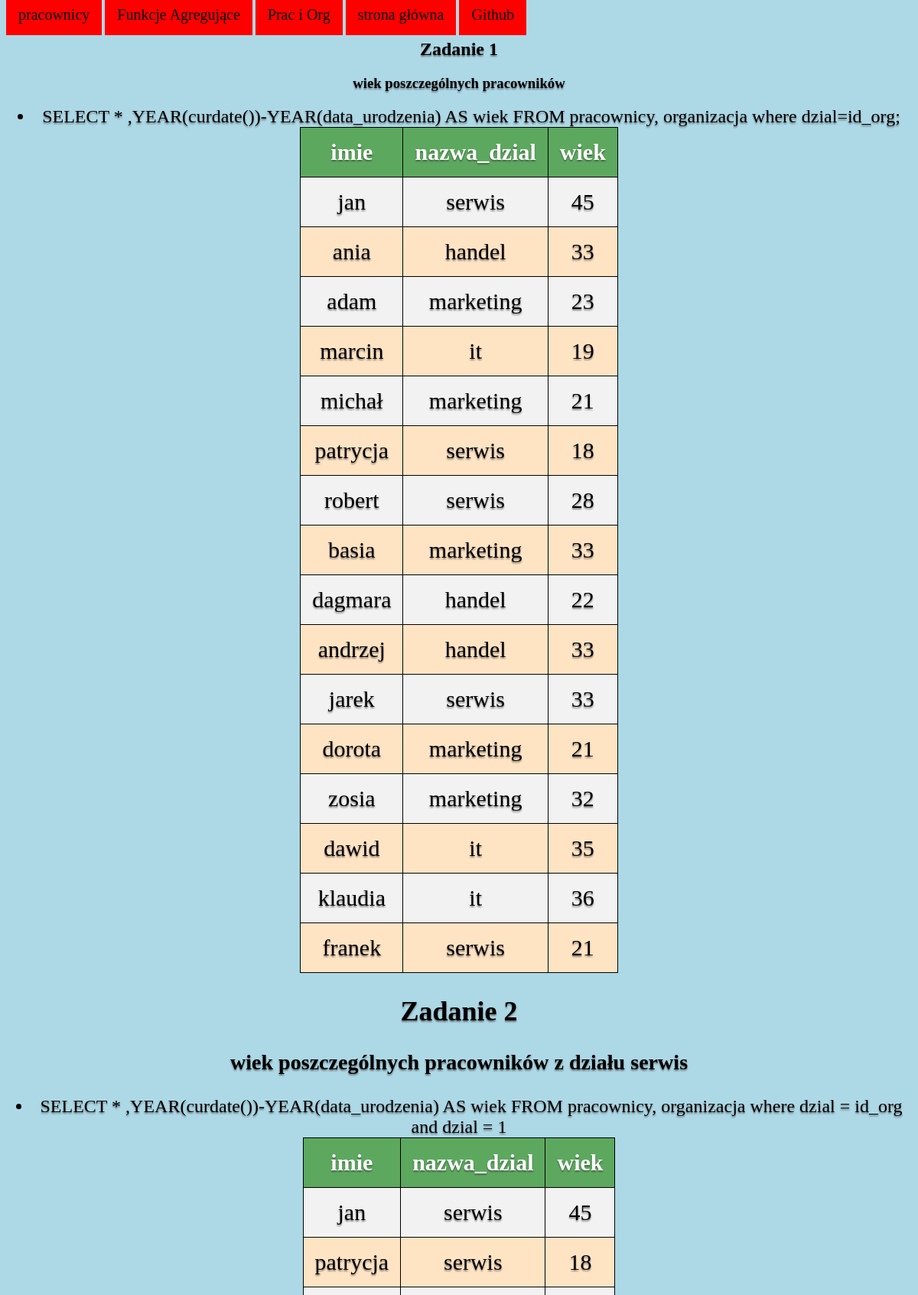
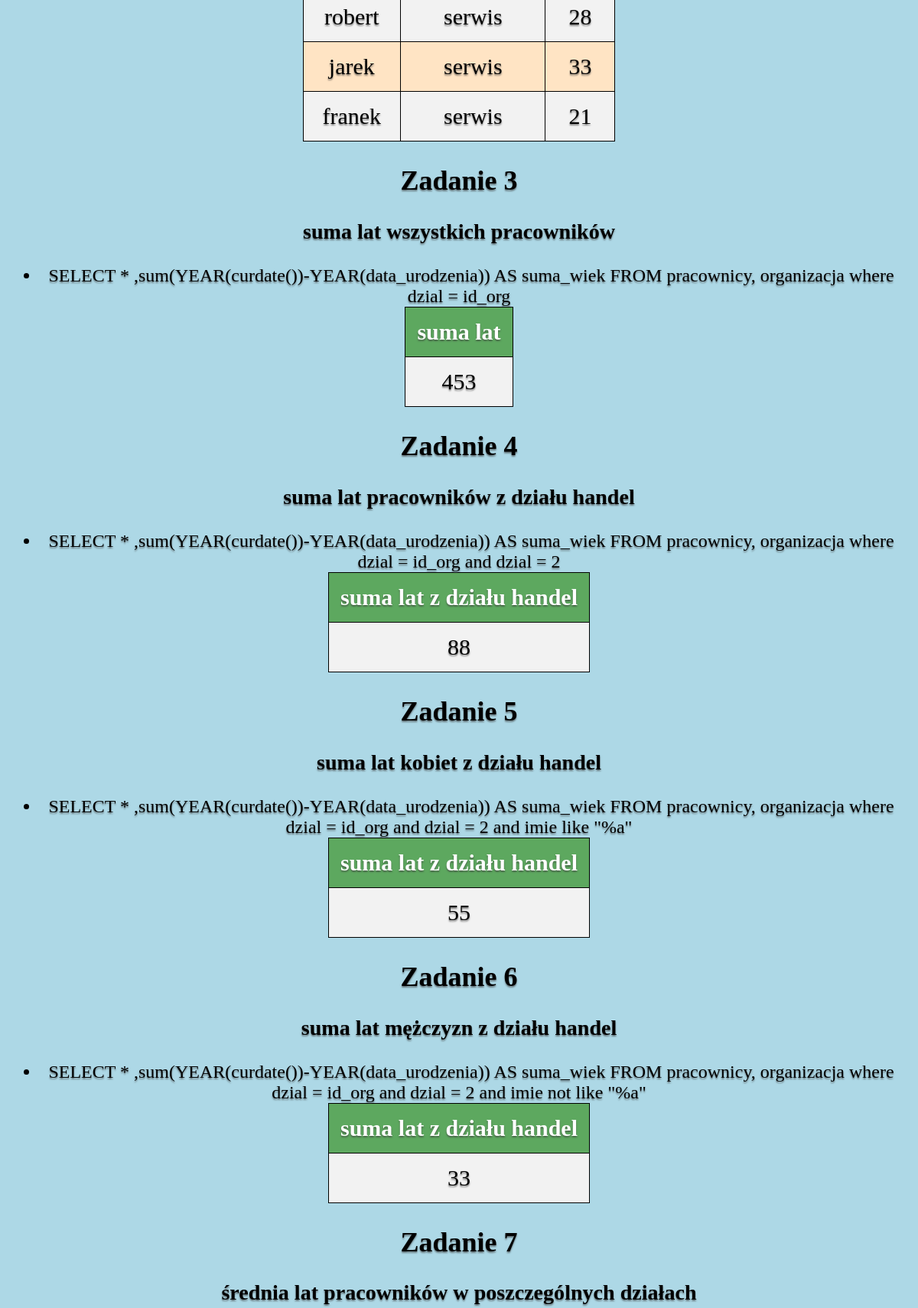
Page /Data_i_Czas.php (upper part) on the committed database (2 pictures, top to bottom).
### tables this page shows
CREATE TABLE `pracownicy` (
  `id_pracownicy` int(11) NOT NULL,
  `imie` varchar(30) NOT NULL,
  `dzial` int(11) NOT NULL,
  `zarobki` int(11) NOT NULL,
  `data_urodzenia` date NOT NULL
);

CREATE TABLE `organizacja` (
  `id_org` int(11) NOT NULL,
  `nazwa_dzial` varchar(20) NOT NULL
);

### Data_i_Czas.php (the view, shortened to what this page needs)
<html>
    <head>
        <link rel="stylesheet" href="style.css">
    </head>
</html>
<div class="nav">
    <a href="pracownicy.php">pracownicy</a>
    <a href="agregat.php">Funkcje Agregujące</a>
    <a href="orgPracownicy.php">Prac i Org</a>
    <a href="index.php">strona główna</a>
    <a href="https://github.com/SK-2019/php-sql-wprowadzenie-kruczek-radoslaw">Github</a>
</div>
<?php
require_once("connect.php");
$sql = 'SELECT * ,YEAR(curdate())-YEAR(data_urodzenia) AS wiek FROM pracownicy, organizacja where dzial=id_org;';
echo("<h2>Zadanie 1</h2>");
echo("<h3>wiek poszczególnych pracowników</h3>");
echo("<li>".$sql);
$result = $conn->query($sql);
echo("<table border=0>");
echo("<th>imie</th>");
echo("<th>nazwa_dzial</th>");
echo("<th>wiek</th>");
    while($wiersz=$result->fetch_assoc()){
        echo("<tr>");
        echo("<td>".$wiersz['imie']."</td><td>".$wiersz['nazwa_dzial']."</td><td>".$wiersz['wiek']."</td>");
        echo("</tr>");
    }
echo("</table>");
?>
<?php
require_once("connect.php");
$sql = 'SELECT * ,YEAR(curdate())-YEAR(data_urodzenia) AS wiek FROM pracownicy, organizacja where dzial = id_org and dzial = 1';
echo("<h2>Zadanie 2</h2>");
echo("<h3>wiek poszczególnych pracowników z działu serwis</h3>");
echo("<li>".$sql);
$result = $conn->query($sql);
echo("<table border=0>");
echo("<th>imie</th>");
echo("<th>nazwa_dzial</th>");
echo("<th>wiek</th>");
    while($wiersz=$result->fetch_assoc()){
        echo("<tr>");
        echo("<td>".$wiersz['imie']."</td><td>".$wiersz['nazwa_dzial']."</td><td>".$wiersz['wiek']."</td>");
        echo("</tr>");
    }
echo("</table>");
?>
<?php
require_once("connect.php");
$sql = 'SELECT * ,sum(YEAR(curdate())-YEAR(data_urodzenia)) AS suma_wiek FROM pracownicy, organizacja where dzial = id_org';
echo("<h2>Zadanie 3</h2>");
echo("<h3>suma lat wszystkich pracowników</h3>");
echo("<li>".$sql);
$result = $conn->query($sql);
echo("<table border=0>");
echo("<th>suma lat</th>");
    while($wiersz=$result->fetch_assoc()){
        echo("<tr>");
        echo("<td>".$wiersz['suma_wiek']."</td>");
        echo("</tr>");
    }
echo("</table>");
?>
<?php
require_once("connect.php");
$sql = 'SELECT * ,sum(YEAR(curdate())-YEAR(data_urodzenia)) AS suma_wiek FROM pracownicy, organizacja where dzial = id_org and dzial = 2';
echo("<h2>Zadanie 4</h2>");
echo("<h3>suma lat pracowników z działu handel</h3>");
echo("<li>".$sql);
$result = $conn->query($sql);
echo("<table border=0>");
echo("<th>suma lat z działu handel</th>");
    while($wiersz=$result->fetch_assoc()){
        echo("<tr>");
        echo("<td>".$wiersz['suma_wiek']."</td>");
        echo("</tr>");
    }
echo("</table>");
?>
<?php
require_once("connect.php");
$sql = 'SELECT * ,sum(YEAR(curdate())-YEAR(data_urodzenia)) AS suma_wiek FROM pracownicy, organizacja where dzial = id_org and dzial = 2 and imie like "%a"';
echo("<h2>Zadanie 5</h2>");
echo("<h3>suma lat kobiet z działu handel</h3>");
echo("<li>".$sql);
$result = $conn->query($sql);
echo("<table border=0>");
echo("<th>suma lat z działu handel</th>");
    while($wiersz=$result->fetch_assoc()){
        echo("<tr>");
        echo("<td>".$wiersz['suma_wiek']."</td>");
        echo("</tr>");
    }
echo("</table>");
?>
<?php
require_once("connect.php");
$sql = 'SELECT * ,sum(YEAR(curdate())-YEAR(data_urodzenia)) AS suma_wiek FROM pracownicy, organizacja where dzial = id_org and dzial = 2 and imie not like "%a"';
echo("<h2>Zadanie 6</h2>");
echo("<h3>suma lat mężczyzn z działu handel</h3>");
echo("<li>".$sql);
$result = $conn->query($sql);
echo("<table border=0>");
echo("<th>suma lat z działu handel</th>");
    while($wiersz=$result->fetch_assoc()){
        echo("<tr>");
        echo("<td>".$wiersz['suma_wiek']."</td>");
        echo("</tr>");
    }
echo("</table>");
?>
<?php
echo("<h2>Zadanie 7</h2>");
echo("<h3>średnia lat pracowników w poszczególnych działach</h3>");
?>

### style.css (style rules this page uses)
h2 { display: flex; justify-content: center; text-shadow: 0px 2px 2px rgba(59, 59, 59, 0.616); }
h3 { display: flex; justify-content: center; text-shadow: 0px 2px 2px rgba(59, 59, 59, 0.616); }
table { border-collapse: collapse; justify-content: center; display: flex; }
table, th, td { border-collapse: collapse; }
th, td { padding: 15px; text-align: center; font-size: 1.875em; border: 1px solid black; }
tr { background-color: bisque; color: black; }
tr:nth-child(even) { background-color: #f2f2f2; }
th { background-color: #5da85f; color: white; }
a { text-align: center; text-decoration: none; background-color: red; padding: 1rem; color: black; font-size: 1.25em; }
li { text-align: center; font-size: 1.5em; text-shadow: 0px 2px 2px rgba(59, 59, 59, 0.616); }

### rows in the picture
pracownicy: imie "jan", organizacja.nazwa_dzial "serwis", wiek "45", suma_wiek "453"
pracownicy: imie "ania", organizacja.nazwa_dzial "handel", wiek "33", suma_wiek "88", suma_wiek "55"
pracownicy: imie "adam", organizacja.nazwa_dzial "marketing", wiek "23"
pracownicy: imie "marcin", organizacja.nazwa_dzial "it", wiek "19"
pracownicy: imie "michał", organizacja.nazwa_dzial "marketing", wiek "21"
pracownicy: imie "patrycja", organizacja.nazwa_dzial "serwis", wiek "18"
pracownicy: imie "robert", organizacja.nazwa_dzial "serwis", wiek "28"
pracownicy: imie "basia", organizacja.nazwa_dzial "marketing", wiek "33"
pracownicy: imie "dagmara", organizacja.nazwa_dzial "handel", wiek "22"
pracownicy: imie "andrzej", organizacja.nazwa_dzial "handel", wiek "33", suma_wiek "33"
pracownicy: imie "jarek", organizacja.nazwa_dzial "serwis", wiek "33"
pracownicy: imie "dorota", organizacja.nazwa_dzial "marketing", wiek "21"
pracownicy: imie "zosia", organizacja.nazwa_dzial "marketing", wiek "32"
pracownicy: imie "dawid", organizacja.nazwa_dzial "it", wiek "35"
pracownicy: imie "klaudia", organizacja.nazwa_dzial "it", wiek "36"
pracownicy: imie "franek", organizacja.nazwa_dzial "serwis", wiek "21"

### other values in the picture
$sql "SELECT * ,YEAR(curdate())-YEAR(data_urodzenia) AS wiek FROM pracownicy, organizacja where dzial=id_org;"
$sql "SELECT * ,YEAR(curdate())-YEAR(data_urodzenia) AS wiek FROM pracownicy, organizacja where dzial = id_org and dzial = 1"
$sql "SELECT * ,sum(YEAR(curdate())-YEAR(data_urodzenia)) AS suma_wiek FROM pracownicy, organizacja where dzial = id_org"
$sql "SELECT * ,sum(YEAR(curdate())-YEAR(data_urodzenia)) AS suma_wiek FROM pracownicy, organizacja where dzial = id_org and dzial = 2"
$sql "SELECT * ,sum(YEAR(curdate())-YEAR(data_urodzenia)) AS suma_wiek FROM pracownicy, organizacja where dzial = id_org and dzial = 2 and imie like \"%a\""
$sql "SELECT * ,sum(YEAR(curdate())-YEAR(data_urodzenia)) AS suma_wiek FROM pracownicy, organizacja where dzial = id_org and dzial = 2 and imie not like \"%a\""
